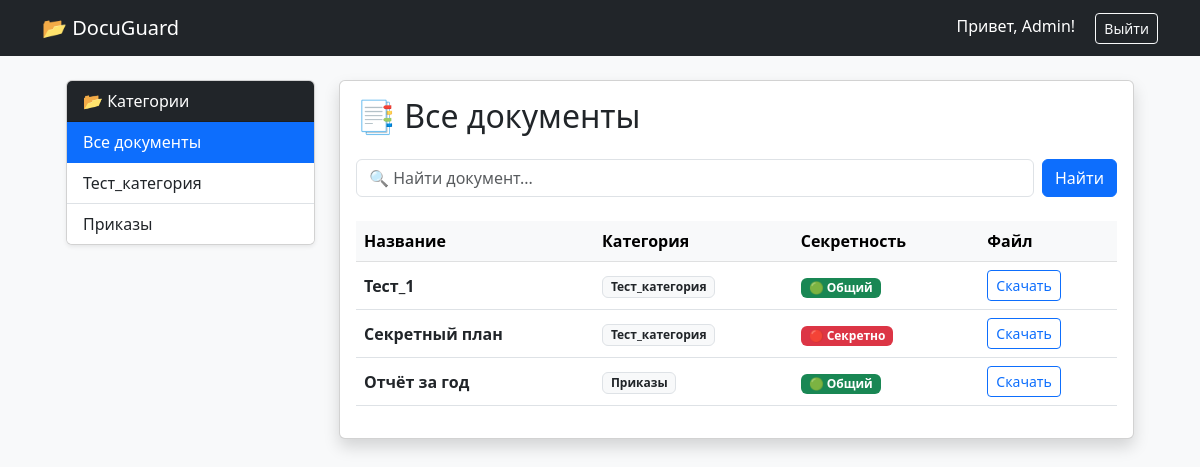
The page / (signed in) on the database its author committed.
### core/models.py (models this page shows, shortened)
class Category(models.Model):
    name = models.CharField(max_length=100, verbose_name="Название категории")
    retention_days = models.IntegerField(default=365, verbose_name="Срок хранения (дней)")
    class Meta:
        verbose_name = "Категория"
        verbose_name_plural = "Категории"

class Document(models.Model):
    SECURITY_CHOICES = [
        ('public', '🟢 Общий (Видят все)'),
        ('internal', '🟡 Для служебного пользования'),
        ('secret', '🔴 Секретно (Только топ-менеджмент)'),
    ]
    title = models.CharField(max_length=200, verbose_name="Название")
    description = models.TextField(blank=True, verbose_name="Краткое описание")
    file = models.FileField(upload_to='docs/', verbose_name="Файл")
    category = models.ForeignKey(Category, on_delete=models.SET_NULL, null=True, verbose_name="Категория")
    uploaded_by = models.ForeignKey(User, on_delete=models.CASCADE, verbose_name="Кто загрузил")
    security_level = models.CharField(
        max_length=20,
        choices=SECURITY_CHOICES,
        default='internal',
        verbose_name="Гриф секретности"
    )
    is_archived = models.BooleanField(default=False, verbose_name="В архиве?")
    created_at = models.DateTimeField(auto_now_add=True, verbose_name="Дата создания")
    updated_at = models.DateTimeField(auto_now=True, verbose_name="Последнее изменение")
    class Meta:
        verbose_name = "Документ"
        verbose_name_plural = "Документы"

### core/views.py (the view)
# urls.py: path('', document_list, name='home'),
def document_list(request):
    if request.user.is_superuser:
        docs = Document.objects.all()
    elif request.user.is_authenticated:
        docs = Document.objects.filter(security_level__in=['public', 'internal'])
    else:
        docs = Document.objects.filter(security_level='public')
    categories = Category.objects.all()
    category_id = request.GET.get('category')
    if category_id:
        docs = docs.filter(category_id=category_id)
    search_query = request.GET.get('q', '')
    if search_query:
        query_lower = search_query.lower()
        docs = [doc for doc in docs if doc.title.lower().startswith(query_lower)]
    context = {
        'docs': docs,
        'categories': categories,  # Список кнопок для меню
        'current_category': int(category_id) if category_id else None,  # Чтобы подсветить активную кнопку
        'search_query': search_query
    }
    return render(request, 'core/document_list.html', context)

### core/templates/core/document_list.html (shortened to what this page needs)
<!DOCTYPE html>
<html lang="ru">
<head>
    <link href="https://cdn.jsdelivr.net/npm/bootstrap@5.3.0/dist/css/bootstrap.min.css" rel="stylesheet">
</head>
<body class="bg-light">
<nav class="navbar navbar-dark bg-dark mb-4">
    <div class="container">
        <a class="navbar-brand" href="{% url 'home' %}">📂 DocuGuard</a>
        <div>
            {% if user.is_authenticated %}
                <span class="text-white me-3">Привет, {{ user.username }}!</span>
                <form action="{% url 'logout' %}" method="post" style="display:inline;">
                    <button class="btn btn-sm btn-outline-light">Выйти</button>
                </form>
            {% else %}
                <a href="{% url 'login' %}" class="btn btn-sm btn-primary">Войти</a>
            {% endif %}
        </div>
    </div>
</nav>
<div class="container">
    <div class="container-fluid px-4"> <div class="row">
        <div class="col-md-3 mb-4">
            <div class="card shadow-sm">
                <div class="card-header bg-dark text-white">
                    📂 Категории
                </div>
                <div class="list-group list-group-flush">
                    <a href="{% url 'home' %}"
                       class="list-group-item list-group-item-action {% if not current_category %}active{% endif %}">
                        Все документы
                    </a>
                    {% for cat in categories %}
                    <a href="?category={{ cat.id }}"
                       class="list-group-item list-group-item-action {% if current_category == cat.id %}active{% endif %}">
                        {{ cat.name }}
                    </a>
                    {% endfor %}
                </div>
            </div>
        </div>
        <div class="col-md-9">
            <div class="card shadow">
                <div class="card-body">
                    <h2 class="mb-4">
                        {% if current_category %}
                             📂 Фильтр: Категория #{{ current_category }}
                        {% else %}
                             📑 Все документы
                        {% endif %}
                    </h2>
                    <form method="get" class="d-flex gap-2 mb-4">
                        <input type="text" name="q" class="form-control"
                               placeholder="🔍 Найти документ..." value="{{ search_query }}">
                        <button type="submit" class="btn btn-primary">Найти</button>
                    </form>
                    <table class="table table-hover align-middle">
                        <thead class="table-light">
                            <tr>
                                <th>Название</th>
                                <th>Категория</th>
                                <th>Секретность</th>
                                <th>Файл</th>
                            </tr>
                        </thead>
                        <tbody>
                            {% for doc in docs %}
                            <tr>
                                <td class="fw-bold">{{ doc.title }}</td>
                                <td><span class="badge bg-light text-dark border">{{ doc.category.name|default:"-" }}</span></td>
                                <td>
                                    {% if doc.security_level == 'secret' %}
                                        <span class="badge bg-danger">🔴 Секретно</span>
                                    {% elif doc.security_level == 'internal' %}
                                        <span class="badge bg-warning text-dark">🟡 Служебный</span>
                                    {% else %}
                                        <span class="badge bg-success">🟢 Общий</span>
                                    {% endif %}
                                </td>
                                <td>
                                    <a href="{{ doc.file.url }}" class="btn btn-sm btn-outline-primary" target="_blank">Скачать</a>
                                </td>
                            </tr>
                            {% endfor %}
                        </tbody>
                    </table>
                </div>
            </div>
        </div> </div>
</div>
</div>
</body>
</html>

### rows shown on the page
Category: name "Тест_категория"
Category: name "Приказы"
Document: title "Тест_1", category.name "Тест_категория", security_level "🟢 Общий"
Document: title "Секретный план", category.name "Тест_категория", security_level "🔴 Секретно"
Document: title "Отчёт за год", category.name "Приказы", security_level "🟢 Общий"

### other values the page prints
{{ user.username }} "Admin"
